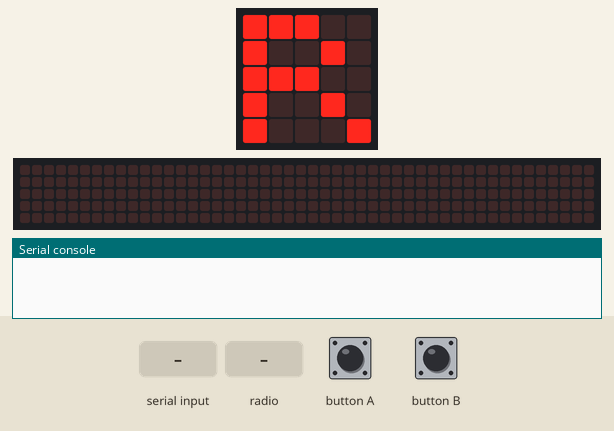
Recording of a program running on a simulated BBC micro:bit (MakeCode). Parts: the board's 5×5 LED display, a strip that is not on the board, showing the scrolling text unrolled, the last lines printed to the serial console. The test bench sets the inputs (shaded band). A reset restarts the program; no radio messages arrive unless stated (any console line starting 'radio sent:' is added by the test bench); the 48×5 strip is a reading aid, not a part: it shows the text the display is scrolling, unrolled, one strip-width of it at a time.

Above: at 2.7 s.
2.8 s: "99999" typed at the serial console, then Enter
At 3.7 s:
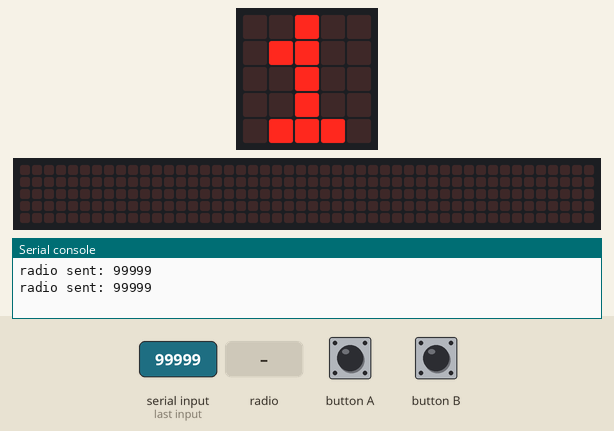
4.6 s: "#" typed at the serial console, then Enter
At 5.6 s:
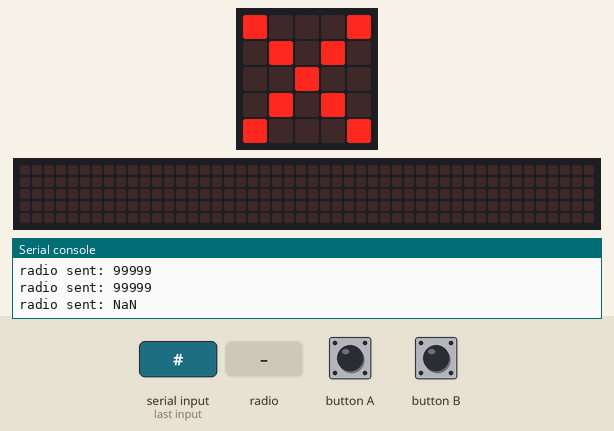
6.1 s: "Coucou" typed at the serial console, then Enter
At 6.7 s:
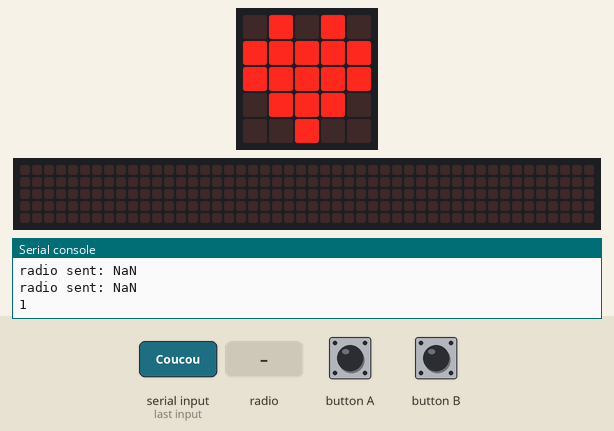
9.1 s: radio message "1" arrives
10.6 s: button B pressed for 0.15 s
At 10.82 s:
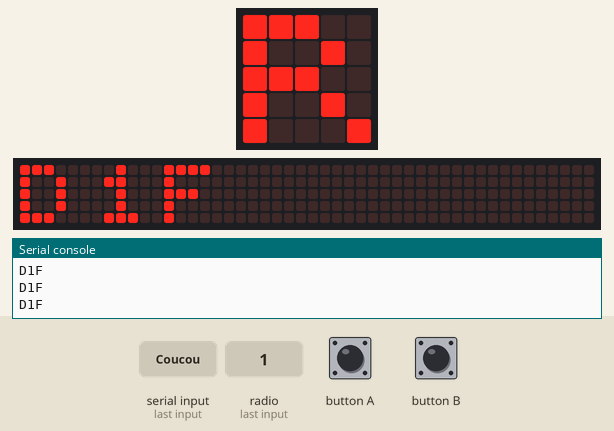
11.3 s: button A pressed for 0.15 s
At 14.7 s:
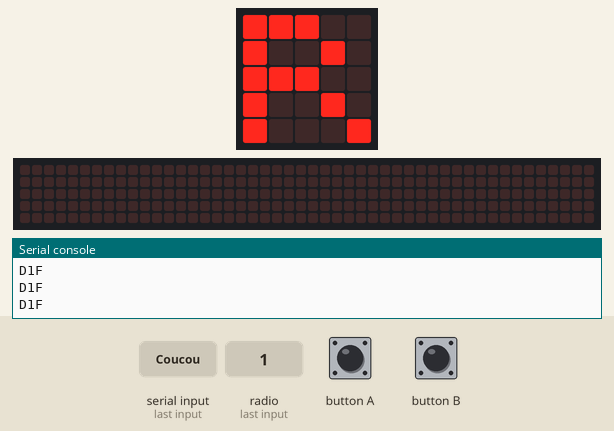
Timing chart, 0 to 15.8 s (numbered marks = the images above; inputs shaded):
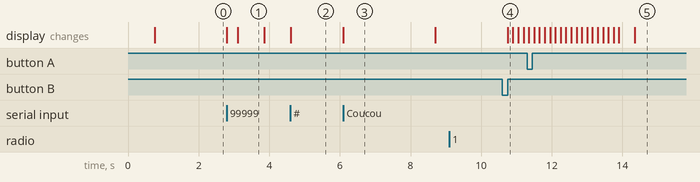

Measured:
- after the input at 2.8 s, the display: first changes at once (image 1 shows a later state)
- after the input at 4.6 s, the display: changes at once (image 2)
- after the input at 6.1 s, the display: changes at once (image 3)
- after the input at 10.6 s, the display: changes after 0.15 s (image 4)
- after the input at 11.3 s, the display: first differs from a run without the input after 3.1 s (image 5)
- what the display in image 1 shows lasts 0.8 s, from 3.1 s to 3.9 s
- what the display in image 3 shows lasts 2.6 s, from 6.1 s to 8.7 s

The program:

main.ts
```typescript
radio.onReceivedNumber(function (receivedNumber) {
    TransmUSB = "D" + receivedNumber + "F"
    if (traitementsignal == 1) {
        for (let index = 0; index < 10; index++) {
            serial.writeLine(TransmUSB)
        }
    }
})
serial.onDataReceived(serial.delimiters(Delimiters.NewLine), function () {
    stockligne = serial.readLine()
    radio.sendNumber(parseFloat(stockligne))
    if (stockligne == "R") {
        traitementsignal = 1
        basic.showString("R")
    } else if (stockligne == "#") {
        traitementsignal = 0
        basic.showIcon(IconNames.No)
    } else if (stockligne == "Coucou") {
        serial.writeNumber(1)
        basic.showIcon(IconNames.Heart)
        basic.pause(2000)
        basic.showString("R")
    } else if (stockligne == "99999") {
        radio.sendNumber(parseFloat(stockligne))
        control.reset()
    }
})
input.onButtonPressed(Button.A, function () {
    traitementsignal = 1
    basic.showString("R")
})
input.onButtonPressed(Button.B, function () {
    basic.showString(TransmUSB)
    serial.writeLine(TransmUSB)
})
let stockligne = ""
let TransmUSB = ""
let traitementsignal = 0
basic.showString("1")
basic.showString("R")
radio.setTransmitPower(7)
serial.redirectToUSB()
serial.setBaudRate(BaudRate.BaudRate115200)
traitementsignal = 1
```

test.ts
```typescript
// les tests vont ici ; cela ne sera pas compilé si ce paquet est utilisé en tant qu'extension.
```
